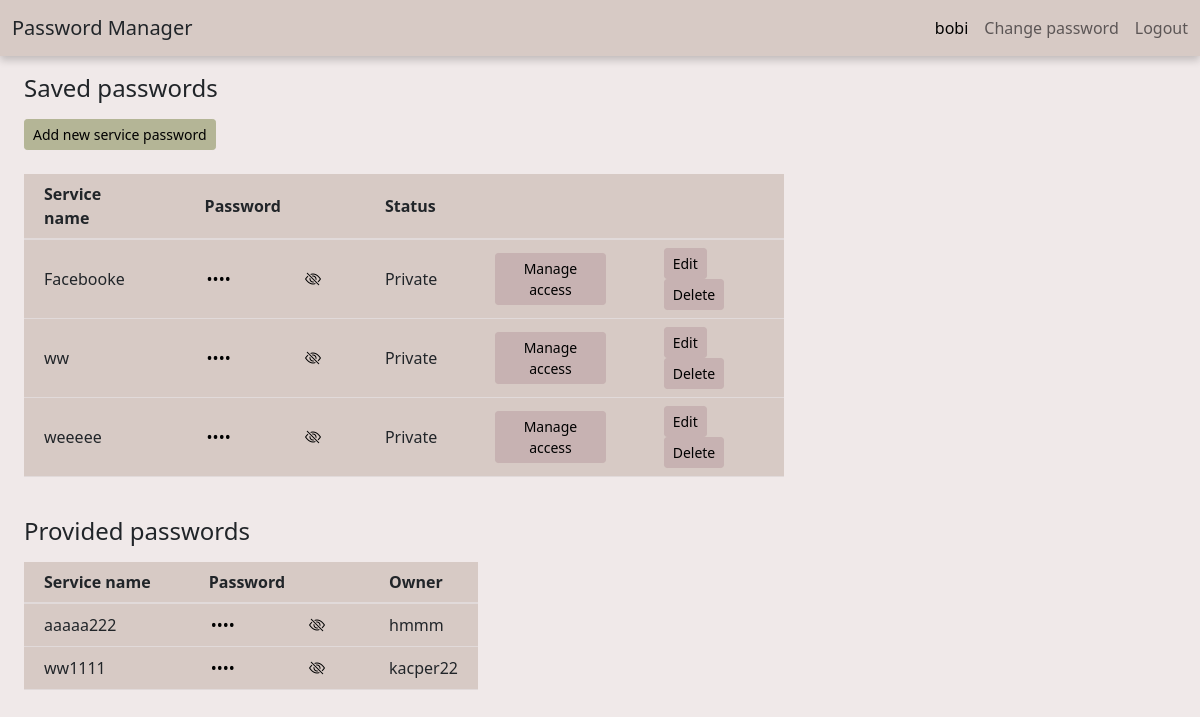
The page /home (signed in) on the database its author committed.
### app/models.py (models this page shows, shortened)
class User(db.Model, UserMixin):
    id = db.Column(db.Integer(), primary_key=True)
    username = db.Column(db.String(length=30), nullable=False, unique=True)
    email_address = db.Column(db.String(length=100), nullable=False, unique=True)
    password_hash = db.Column(db.String(length=60), nullable=False)
    services = db.relationship('UserService', backref='user', lazy=True)
    admin_services = db.relationship('Service', backref='admin', lazy=True)
    @property
    def password(self):
        return self.password_hash
    def get_provided_services(self):
        services = []
        for us in self.services:
            services.append(us.service)
        return services

class Service(db.Model):
    id = db.Column(db.Integer(), primary_key=True)
    name = db.Column(db.String(length=50), nullable=False)
    link = db.Column(db.String(length=100))
    status = db.Column(db.String(length=20), nullable=False)
    encrypted_password = db.Column(db.String(length=100), nullable=False)
    password_iv = db.Column(db.String(length=100), nullable=False)
    users = db.relationship('UserService', backref='service', lazy=True)
    admin_id = db.Column(db.Integer(), db.ForeignKey('user.id'), nullable=False)
    show_password = "fake"

### app/routes.py (the view)
@app.route('/')
@app.route('/home')
@login_required
def home_page():
    admin_services = current_user.admin_services
    provided_services = current_user.get_provided_services()
    password_form = ShowServicePasswordForm()
    return render_template('home.html', admin_services=admin_services, provided_services=provided_services,
                           password_form=password_form)

### app/forms.py
class ShowServicePasswordForm(FlaskForm):
    pin_code = StringField(label='Pin Code')
    submit = SubmitField(label='Show password', id='check')

### app/models.py (called while the page is built)
@login_manager.user_loader
def load_user(user_id):
    return User.query.get(int(user_id))

### app/routes.py (called while the page is built)
@app.context_processor
def example():
    def get_sth(sid):
        service = Service.query.get(sid)
        return service.encrypted_password
    return dict(myf=get_sth)

### app/templates/home.html (shortened to what this page needs)
{% extends 'base.html' %}
{% block content %}
<div class="m-4 content-container">
    <div class="row">
        <div class="col-8">
            <h2 class="h4 mb-3">
                Saved passwords
            </h2>
            <a class='btn btn-primary btn-sm mb-4 bg-confirm' href="{{ url_for('add_service') }}" role="button">Add new
                service password</a>
            <table class="table table-hover border-color-primary table-fit bg-main">
                <thead class="">
                <tr>
                    <th class="fit" scope="col">Service name</th>
                    <th class="fit" scope="col">Password</th>
                    <th scope="col"></th>
                    <th class="fit" scope="col">Status</th>
                    <th class="fit" scope="col"></th>
                </tr>
                </thead>
                <tbody>
                {% for service in admin_services %}
                <tr>
                    <td class="fit">{{ service.name }}</td>
                    <td class="">
                        <div class="password-container">
                            <input id="password-{{ service.id }}" aria-label="password" class="password-input"
                                   readonly type="password">
                        </div>
                    </td>
                    <td>
                        <button id="showBtn-{{ service.id }}" class="show-password" type="button"
                                data-bs-toggle="modal" data-bs-target="#showPasswordModal-{{ service.id }}"
                                onclick="hide_password('{{ service.id }}')">
                            <i id="togglePassword-{{ service.id }}" class="bi bi-eye-slash"></i>
                        </button>
                    </td>
                    <td class="fit">{{ service.status }}</td>
                    <td>
                        <a class='btn btn-primary btn-sm'
                           href="{{ url_for('permissions_page', service_id=service.id) }}"
                           role="button">
                            Manage access
                        </a>
                    </td>
                    <td class="fit">
                        <a class='btn btn-primary btn-sm' href="{{ url_for('update_service', service_id=service.id) }}"
                           role="button">
                            Edit
                        </a>
                        <button class="btn btn-primary btn-sm" data-bs-toggle="modal"
                                data-bs-target="#deleteModal-{{ service.id }}">
                            Delete
                        </button>
                    </td>
                </tr>
                {% endfor %}
                </tbody>
            </table>
            <br>
            <h2 class="h4 mb-3">
                Provided passwords
            </h2>
            <table class="table table-hover border-color-primary table-fit bg-main">
                <thead>
                <tr>
                    <th scope="col">Service name</th>
                    <th scope="col">Password</th>
                    <th scope="col"></th>
                    <th scope="col">Owner</th>
                </tr>
                </thead>
                <tbody>
                {% for service in provided_services %}
                <tr>
                    <td>{{ service.name }}</td>
                    <td class="">
                        <div class="password-container">
                            <input id="password-{{ service.id }}" aria-label="password" class="password-input"
                                   readonly type="password">
                        </div>
                    </td>
                    <td>
                        <button id="showBtn-{{ service.id }}" class="show-password" type="button"
                                data-bs-toggle="modal" data-bs-target="#showPasswordModal-{{ service.id }}"
                                onclick="hide_password('{{ service.id }}')">
                            <i id="togglePassword-{{ service.id }}" class="bi bi-eye-slash"></i>
                        </button>
                    </td>
                    <td>{{ service.admin.username }}</td>
                </tr>
                {% endfor %}
                </tbody>
            </table>
        </div>
    </div>
</div>
{%  endblock %}

### app/templates/base.html (shortened to what this page needs)
<!doctype html>
<html lang="pl">
<head>
    <link href="https://cdn.jsdelivr.net/npm/bootstrap@5.1.3/dist/css/bootstrap.min.css" rel="stylesheet"
>
    <link rel="stylesheet" href="https://cdn.jsdelivr.net/npm/bootstrap-icons@1.7.2/font/bootstrap-icons.css">
    <link rel="stylesheet" type="text/css" href="{{ url_for('static', filename='main.css') }}">
</head>
<body class="bg-light-creamy">
<nav class="navbar navbar-expand-md bg-creamy nav-shadow fixed-top">
    <div class="container-fluid">
        <span class="navbar-brand mb-0"><a class="navbar-brand link-dark" href="{{ url_for('home_page') }}">Password Manager</a></span>
        {% if current_user.is_authenticated %}
        <div class="navbar-nav">
            <span class="navbar-text me-3 text-creamy">
              {{ current_user.username }}
            </span>
            <a class="logout nav-link px-0 me-3" href="{{ url_for('change_password') }}">Change password</a>
            <a class="logout nav-link px-0" href="{{ url_for('logout_page') }}">Logout</a>
        </div>
        {% endif %}
    </div>
</nav>
{% block content %}
{% endblock %}
</body>
</html>

### app/static/main.css (style rules this page uses)
:root { --main: #D7CAC5; --light-main: #F0E9E9; --text-main: #000000; --btn-primary: #c7b2b2; --btn-primary-hover: #9f8585; --table: #e1dada; --confirm: #B4B596; --confirm-hover: #c5c6a5; --cancel: #ce6c6c; --cancel-hover: #dc8181; }
body { padding-top: 50px!important; }
.bg-confirm.btn-primary, .bg-confirm.btn-primary:focus { background: var(--confirm); border-color: var(--confirm); }
.bg-creamy { background: var(--main); color: var(--text-main); }
.bg-main { background-color: var(--main); }
.border-color-primary { border-color: var(--table) !important; }
.bg-light-creamy { background: var(--light-main); }
.nav-link, .nav-link:visited { color: var(--text-main); }
.logout.nav-link { color: #5C5656; }
.nav-shadow { box-shadow: 0 4px 8px 0 rgba(0, 0, 0, 0.2); }
.btn-primary, .btn-primary:focus { background: var(--btn-primary); border-color: var(--btn-primary); color: var(--text-main); box-shadow: none; }
.table>:not(:first-child) { border-top: 2px solid var(--table); }
.table>:not(caption)>*>:first-child { padding-left: 20px; }
.table>:not(caption)>*>* { padding-right: 50px; }
.table>:not(caption)>*>:last-child { padding-right: 20px; }
.table>:not(caption)>*>:nth-child(2) { padding-right: 10px; }
.table>:not(caption)>*>* { vertical-align: middle; }
table.table-fit { width: auto !important; table-layout: auto !important; }
table.table-fit thead th, table.table-fit tfoot th { width: auto !important; }
table.table-fit tbody td, table.table-fit tfoot td { width: auto !important; }
input.password-input, input.password-input:focus, input.password-input:hover { background-color: transparent; border: none; flex: 1; width: 0; box-shadow: none; outline: none; }
.password-container { align-items: center; display: flex; flex: 1; }
.show-password { background: transparent; border: none; }

### rows shown on the page
User: username "bobi"
Service: name "Facebooke", status "Private"
Service: name "ww", status "Private"
Service: name "weeeee", status "Private"
Service: name "aaaaa222", admin.username "hmmm"
Service: name "ww1111", admin.username "kacper22"
